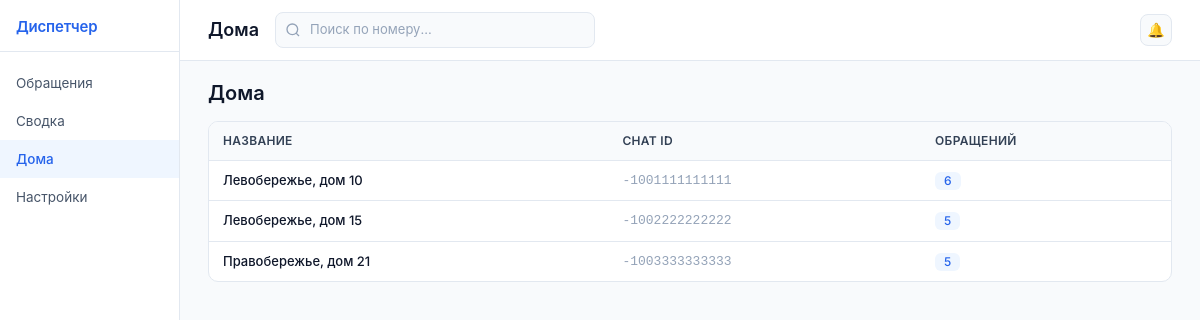
Screenshot of /houses/ with the database file from the repository.
### dispatcher/models.py (models this page shows, shortened)
class House(models.Model):
    name = models.CharField("Название дома", max_length=200)
    chat_id = models.BigIntegerField("Telegram chat_id", blank=True, null=True)
    class Meta:
        verbose_name = "Дом"
        verbose_name_plural = "Дома"
        ordering = ["name"]

### dispatcher/views.py (the view)
# urls.py: path("houses/", HousesView.as_view(), name="houses"),
class HousesView(TemplateView):
    template_name = "dispatcher/houses.html"
    def get_context_data(self, **kwargs):
        ctx = super().get_context_data(**kwargs)
        ctx["houses"] = House.objects.annotate(req_count=Count("requests"))
        return ctx

### dispatcher/templates/dispatcher/houses.html (shortened to what this page needs)
{% extends "dispatcher/base.html" %}
{% block nav_houses %}active{% endblock %}
{% block topbar_title %}Дома{% endblock %}
{% block content %}
<h5 style="font-weight:600;margin-bottom:16px;">Дома</h5>
<table class="req-table">
    <thead>
        <tr>
            <th>Название</th>
            <th>Chat ID</th>
            <th>Обращений</th>
        </tr>
    </thead>
    <tbody>
    {% for h in houses %}
        <tr>
            <td style="font-weight:500">{{ h.name }}</td>
            <td style="color:var(--text-muted);font-family:monospace">{{ h.chat_id|default:"—" }}</td>
            <td><span class="badge" style="background:var(--primary-light);color:var(--primary)">{{ h.req_count }}</span></td>
        </tr>
    {% empty %}
        <tr><td colspan="3" class="empty-state">Нет домов</td></tr>
    {% endfor %}
    </tbody>
</table>
{% endblock %}

### dispatcher/templates/dispatcher/base.html (shortened to what this page needs)
<!DOCTYPE html>
<html lang="ru">
<head>
    <link href="https://cdn.jsdelivr.net/npm/bootstrap@5.3.3/dist/css/bootstrap.min.css" rel="stylesheet">
</head>
<body>
<div class="layout">
    <aside class="sidebar">
        <div class="sidebar-brand">Диспетчер</div>
        <nav class="sidebar-nav">
            <a href="{% url 'request_list' %}" class="{% block nav_requests %}{% endblock %}">Обращения</a>
            <a href="{% url 'digest' %}" class="{% block nav_digest %}{% endblock %}">Сводка</a>
            <a href="{% url 'houses' %}" class="{% block nav_houses %}{% endblock %}">Дома</a>
            <a href="{% url 'settings' %}" class="{% block nav_settings %}{% endblock %}">Настройки</a>
        </nav>
    </aside>
    <div class="main" id="main-area">
        <div class="topbar">
            <div class="topbar-title">{% block topbar_title %}Обращения{% endblock %}</div>
            <div class="topbar-search">
                <svg width="16" height="16" fill="none" stroke="currentColor" stroke-width="2" viewBox="0 0 24 24"><circle cx="11" cy="11" r="8"/><path d="m21 21-4.35-4.35"/></svg>
                <input type="text" name="search" placeholder="Поиск по номеру..." value="{{ search|default:'' }}" hx-get="{% url 'request_list' %}" hx-target="#table-area" hx-include=".filter-row select, [name=status]" hx-trigger="keyup changed delay:300ms" hx-push-url="true">
            </div>
            <div class="topbar-right">
                <div class="topbar-badge" style="position:relative" title="Уведомления">
                    🔔
                </div>
            </div>
        </div>
        <div class="content">
            {% block content %}{% endblock %}
        </div>
    </div>
</div>
</body>
</html>

### dispatcher/templates/dispatcher/base.html (style rules this page uses)
:root { --primary: #2563EB; --primary-hover: #1D4ED8; --primary-light: #EFF6FF; --bg: #F8FAFC; --surface: #FFFFFF; --border: #E2E8F0; --text: #0F172A; --text-secondary: #475569; --text-muted: #94A3B8; --sidebar-w: 180px; --detail-w: 420px; }
* { box-sizing: border-box; }
body { background: var(--bg); color: var(--text); margin: 0; font-family: 'Inter', -apple-system, BlinkMacSystemFont, 'Segoe UI', system-ui, sans-serif; font-size: 14px; }
.layout { display: flex; min-height: 100vh; }
.sidebar { width: var(--sidebar-w); background: var(--surface); border-right: 1px solid var(--border); display: flex; flex-direction: column; padding: 0; position: fixed; top: 0; left: 0; bottom: 0; z-index: 100; }
.sidebar-brand { padding: 16px 16px 12px; font-size: 15px; font-weight: 600; color: var(--primary); border-bottom: 1px solid var(--border); letter-spacing: -.2px; }
.sidebar-nav { padding: 12px 0; flex: 1; }
.sidebar-nav a { display: block; padding: 9px 16px; color: var(--text-secondary); text-decoration: none; font-size: 13.5px; transition: background .15s, color .15s; }
.sidebar-nav a.active { background: var(--primary-light); color: var(--primary); font-weight: 500; }
.main { margin-left: var(--sidebar-w); flex: 1; display: flex; flex-direction: column; transition: margin-right .25s ease; }
.topbar { background: var(--surface); border-bottom: 1px solid var(--border); padding: 12px 28px; display: flex; align-items: center; gap: 16px; position: sticky; top: 0; z-index: 50; }
.topbar-title { font-size: 18px; font-weight: 600; color: var(--text); }
.topbar-search { flex: 1; max-width: 320px; position: relative; }
.topbar-search input { width: 100%; border: 1px solid var(--border); border-radius: 8px; padding: 7px 12px 7px 34px; font-size: 13px; background: var(--bg); color: var(--text); transition: border .15s, box-shadow .15s; }
.topbar-search input::placeholder { color: var(--text-muted); }
.topbar-search svg { position: absolute; left: 10px; top: 50%; transform: translateY(-50%); color: var(--text-muted); }
.topbar-right { display: flex; align-items: center; gap: 12px; margin-left: auto; }
.topbar-badge { width: 32px; height: 32px; border-radius: 8px; background: var(--bg); border: 1px solid var(--border); display: flex; align-items: center; justify-content: center; color: var(--text-secondary); font-size: 14px; cursor: pointer; transition: background .15s; }
.content { padding: 20px 28px; flex: 1; }
.req-table { width: 100%; background: var(--surface); border: 1px solid var(--border); border-radius: 10px; border-collapse: separate; border-spacing: 0; overflow: hidden; }
.req-table thead th { background: var(--bg); color: #334155; font-weight: 600; font-size: 12px; text-transform: uppercase; letter-spacing: .3px; padding: 10px 14px; border-bottom: 1px solid var(--border); }
.req-table tbody tr { cursor: pointer; transition: background .12s; }
.req-table td { padding: 10px 14px; border-bottom: 1px solid var(--border); font-size: 13px; vertical-align: middle; }
.req-table tbody tr:last-child td { border-bottom: none; }
.badge { border: none; font-weight: 500; border-radius: 6px; padding: 3px 9px; font-size: 12px; }
a { color: var(--primary); text-decoration: none; }

### rows the page displays
House: name "Левобережье, дом 10", chat_id "-1001111111111", req_count "6"
House: name "Левобережье, дом 15", chat_id "-1002222222222", req_count "5"
House: name "Правобережье, дом 21", chat_id "-1003333333333", req_count "5"
